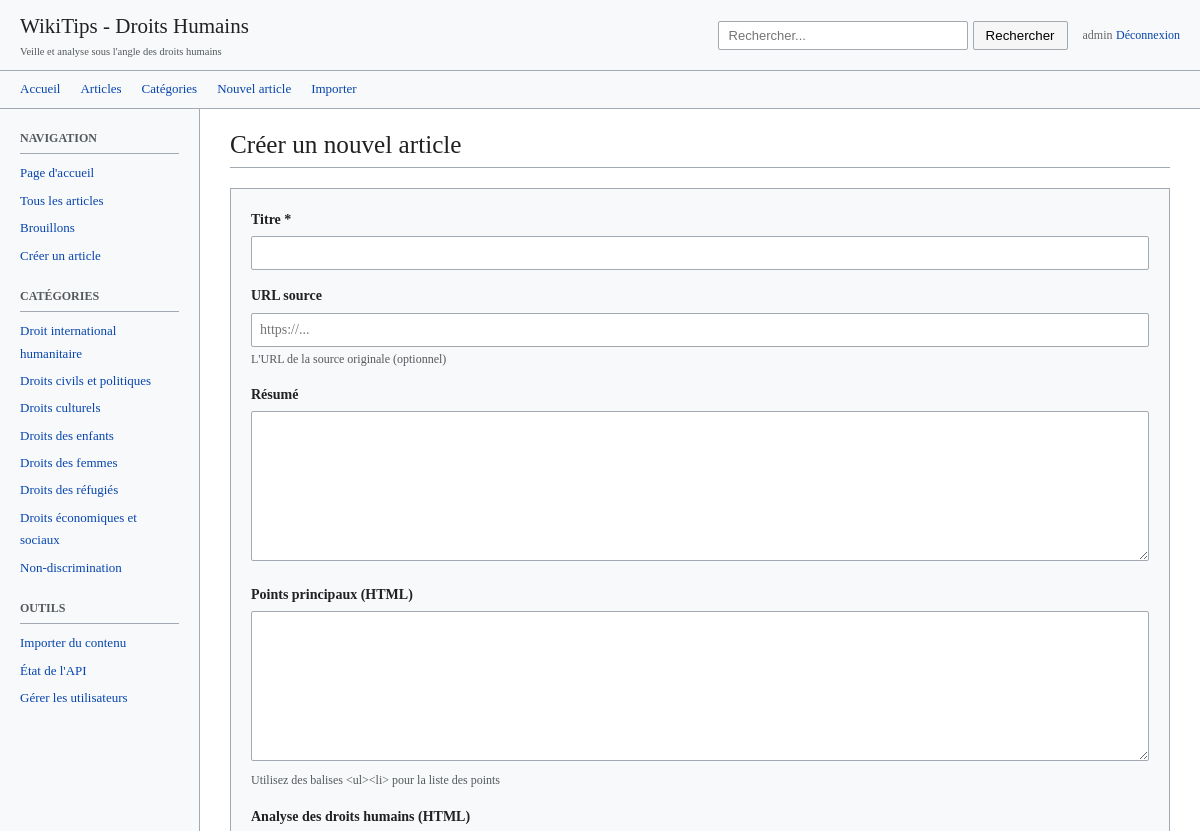
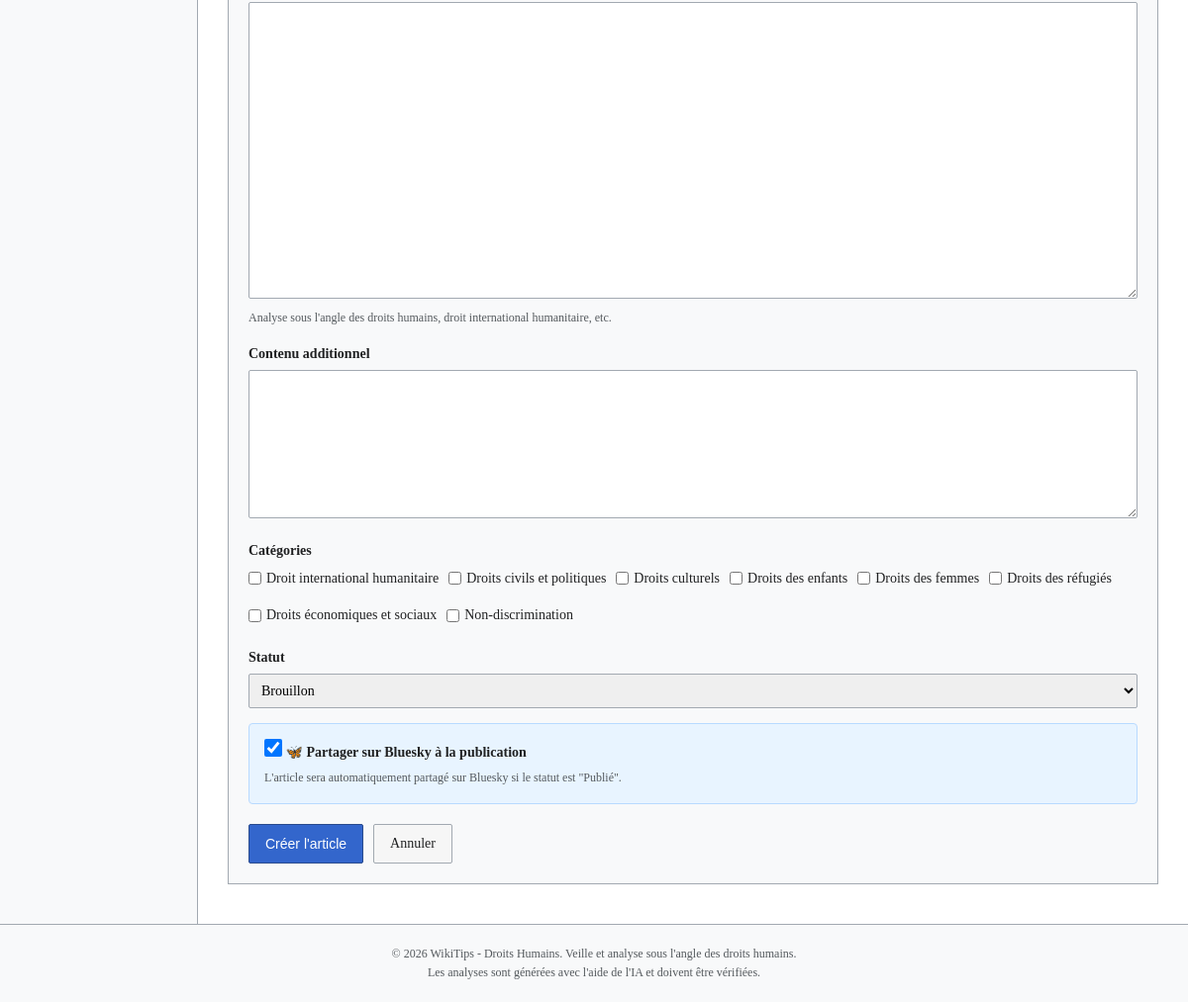
/new.php (signed in), run on the app's committed database (2 pictures, top to bottom).
### tables this page shows
CREATE TABLE users (
                id INTEGER PRIMARY KEY AUTOINCREMENT,
                username TEXT UNIQUE NOT NULL,
                email TEXT UNIQUE NOT NULL,
                password_hash TEXT NOT NULL,
                role TEXT DEFAULT 'editor',
                created_at DATETIME DEFAULT CURRENT_TIMESTAMP,
                last_login DATETIME
            );

CREATE TABLE categories (
                id INTEGER PRIMARY KEY AUTOINCREMENT,
                name TEXT UNIQUE NOT NULL,
                slug TEXT UNIQUE NOT NULL,
                description TEXT
            );

### config.php (called while the page is built, shortened)
<?php
function url(string $path = ''): string {
    $path = ltrim($path, '/');
    return BASE_PATH . '/' . $path;
}
spl_autoload_register(function ($class) {
    $file = __DIR__ . '/includes/' . $class . '.php';
});

### includes/Database.php (called while the page is built, shortened)
<?php
class Database {
    private static $instance = null;
    private $pdo;
    private function __construct() {
        $this->pdo = new PDO('sqlite:' . DB_PATH);
        $this->pdo->setAttribute(PDO::ATTR_ERRMODE, PDO::ERRMODE_EXCEPTION);
        $this->pdo->setAttribute(PDO::ATTR_DEFAULT_FETCH_MODE, PDO::FETCH_ASSOC);
    }
    public static function getInstance(): self {
        if (self::$instance === null) {
            self::$instance = new self();
        }
        return self::$instance;
    }
    public function getPdo(): PDO {
        return $this->pdo;
    }
    private function initTables(): void {
        $this->pdo->exec("
            CREATE TABLE IF NOT EXISTS articles (
                id INTEGER PRIMARY KEY AUTOINCREMENT,
                title TEXT NOT NULL,
                slug TEXT UNIQUE NOT NULL,
                source_url TEXT,
                source_content TEXT,
                summary TEXT,
                main_points TEXT,
                human_rights_analysis TEXT,
                content TEXT,
                status TEXT DEFAULT 'draft',
                created_at DATETIME DEFAULT CURRENT_TIMESTAMP,
                updated_at DATETIME DEFAULT CURRENT_TIMESTAMP
            )
        ");
        $this->pdo->exec("
            CREATE TABLE IF NOT EXISTS categories (
                id INTEGER PRIMARY KEY AUTOINCREMENT,
                name TEXT UNIQUE NOT NULL,
                slug TEXT UNIQUE NOT NULL,
                description TEXT
            )
        ");
        $this->pdo->exec("
            CREATE TABLE IF NOT EXISTS article_categories (
                article_id INTEGER,
                category_id INTEGER,
                PRIMARY KEY (article_id, category_id),
                FOREIGN KEY (article_id) REFERENCES articles(id) ON DELETE CASCADE,
                FOREIGN KEY (category_id) REFERENCES categories(id) ON DELETE CASCADE
            )
        ");
        $this->pdo->exec("
            CREATE TABLE IF NOT EXISTS users (
                id INTEGER PRIMARY KEY AUTOINCREMENT,
                username TEXT UNIQUE NOT NULL,
                email TEXT UNIQUE NOT NULL,
                password_hash TEXT NOT NULL,
                role TEXT DEFAULT 'editor',
                created_at DATETIME DEFAULT CURRENT_TIMESTAMP,
                last_login DATETIME
            )
        ");
        $this->pdo->exec("
            CREATE TABLE IF NOT EXISTS pages (
                id INTEGER PRIMARY KEY AUTOINCREMENT,
                slug TEXT UNIQUE NOT NULL,
                title TEXT NOT NULL,
                content TEXT,
                updated_at DATETIME DEFAULT CURRENT_TIMESTAMP
            )
        ");
    }
}

### includes/Category.php (called while the page is built, shortened)
<?php
class Category {
    private $db;
    public function __construct() {
        $this->db = Database::getInstance()->getPdo();
    }
    public function getAll(): array {
        $stmt = $this->db->query("SELECT * FROM categories ORDER BY name");
        return $stmt->fetchAll();
    }
}

### includes/BlueskyService.php (called while the page is built, shortened)
<?php
class BlueskyService
{
    private string $identifier;
    private string $password;
    public function __construct()
    {
        $this->identifier = defined('BLUESKY_IDENTIFIER') ? BLUESKY_IDENTIFIER : '';
        $this->password = defined('BLUESKY_APP_PASSWORD') ? BLUESKY_APP_PASSWORD : '';
    }
    public function isConfigured(): bool
    {
        return !empty($this->identifier) && !empty($this->password);
    }
}

### includes/Auth.php (called while the page is built, shortened)
<?php
class Auth {
    private $db;
    public function __construct() {
        $this->db = Database::getInstance()->getPdo();
    }
    public function isLoggedIn(): bool {
        return isset($_SESSION['user_id']);
    }
    public function getUser(): ?array {
        $stmt = $this->db->prepare("SELECT id, username, email, role, created_at, last_login FROM users WHERE id = ?");
        $stmt->execute([$_SESSION['user_id']]);
        return $stmt->fetch() ?: null;
    }
    public function isAdmin(): bool {
        return $this->isLoggedIn() && ($_SESSION['role'] ?? '') === 'admin';
    }
}

### new.php (the view, shortened to what this page needs)
<?php
require_once __DIR__ . '/config.php';
$categoryModel = new Category();
$categories = $categoryModel->getAll();
$bluesky = new BlueskyService();
$blueskyConfigured = $bluesky->isConfigured();
$blueskyAutoShare = defined('BLUESKY_AUTO_SHARE') && BLUESKY_AUTO_SHARE;
?>
<div class="article-header">
    <h1>Créer un nouvel article</h1>
</div>
<div class="editor-container">
    <form method="post" action="">
        <div class="form-group">
            <label for="title">Titre *</label>
            <input type="text" id="title" name="title" required value="<?= htmlspecialchars($_POST['title'] ?? '') ?>">
        </div>
        <div class="form-group">
            <label for="source_url">URL source</label>
            <input type="url" id="source_url" name="source_url" placeholder="https://..." value="<?= htmlspecialchars($_POST['source_url'] ?? '') ?>">
            <p class="help-text">L'URL de la source originale (optionnel)</p>
        </div>
        <div class="form-group">
            <label for="summary">Résumé</label>
            <textarea id="summary" name="summary" rows="4"><?= htmlspecialchars($_POST['summary'] ?? '') ?></textarea>
        </div>
        <div class="form-group">
            <label for="main_points">Points principaux (HTML)</label>
            <textarea id="main_points" name="main_points" rows="6"><?= htmlspecialchars($_POST['main_points'] ?? '') ?></textarea>
            <p class="help-text">Utilisez des balises &lt;ul&gt;&lt;li&gt; pour la liste des points</p>
        </div>
        <div class="form-group">
            <label for="human_rights_analysis">Analyse des droits humains (HTML)</label>
            <textarea id="human_rights_analysis" name="human_rights_analysis" class="large"><?= htmlspecialchars($_POST['human_rights_analysis'] ?? '') ?></textarea>
            <p class="help-text">Analyse sous l'angle des droits humains, droit international humanitaire, etc.</p>
        </div>
        <div class="form-group">
            <label for="content">Contenu additionnel</label>
            <textarea id="content" name="content" rows="6"><?= htmlspecialchars($_POST['content'] ?? '') ?></textarea>
        </div>
        <div class="form-group">
            <label>Catégories</label>
            <div class="checkbox-group">
                <?php foreach ($categories as $cat): ?>
                    <label>
                        <input type="checkbox" name="categories[]" value="<?= $cat['id'] ?>"
                            <?= in_array($cat['id'], $_POST['categories'] ?? []) ? 'checked' : '' ?>>
                        <?= htmlspecialchars($cat['name']) ?>
                    </label>
                <?php endforeach; ?>
            </div>
        </div>
        <div class="form-group">
            <label for="status">Statut</label>
            <select id="status" name="status">
                <option value="draft" <?= ($_POST['status'] ?? '') === 'draft' ? 'selected' : '' ?>>Brouillon</option>
            </select>
        </div>
        <?php if ($blueskyConfigured): ?>
        <div class="form-group bluesky-option">
            <label class="checkbox-label">
                <input type="checkbox" name="share_bluesky" value="1" <?= ($blueskyAutoShare || isset($_POST['share_bluesky'])) ? 'checked' : '' ?>>
                🦋 Partager sur Bluesky à la publication
            </label>
            <p class="help-text">L'article sera automatiquement partagé sur Bluesky si le statut est "Publié".</p>
        </div>
        <?php endif; ?>
        <div class="btn-group">
            <button type="submit" class="btn btn-primary">Créer l'article</button>
            <a href="<?= url() ?>" class="btn">Annuler</a>
        </div>
    </form>
</div>
<?php
$content = ob_get_clean();
require __DIR__ . '/templates/layout.php';

### templates/layout.php (shortened to what this page needs)
<!DOCTYPE html>
<html lang="fr">
<head>
    <link rel="stylesheet" href="<?= url('assets/css/style.css') ?>">
</head>
<body>
    <?php
    $auth = new Auth();
    $isLoggedIn = $auth->isLoggedIn();
    $currentUser = $isLoggedIn ? $auth->getUser() : null;
    ?>
    <header class="wiki-header">
        <div class="wiki-header-inner">
            <a href="<?= url() ?>" class="wiki-logo">
                <div>
                    <h1><?= SITE_NAME ?></h1>
                    <div class="subtitle"><?= SITE_DESCRIPTION ?></div>
                </div>
            </a>
            <div style="display: flex; align-items: center; gap: 15px;">
                <form class="wiki-search" action="<?= url('search.php') ?>" method="get">
                    <input type="text" name="q" placeholder="Rechercher..." value="<?= htmlspecialchars($_GET['q'] ?? '') ?>">
                    <button type="submit">Rechercher</button>
                </form>
                <div class="user-menu">
                    <?php if ($isLoggedIn): ?>
                        <a href="<?= url('profile.php') ?>" style="font-size: 12px; color: #666;"><?= htmlspecialchars($currentUser['username']) ?></a>
                        <a href="<?= url('logout.php') ?>" style="font-size: 12px;">Déconnexion</a>
                    <?php else: ?>
                        <a href="<?= url('login.php') ?>" style="font-size: 12px;">Connexion</a>
                    <?php endif; ?>
                </div>
            </div>
        </div>
    </header>
    <nav class="wiki-nav">
        <a href="<?= url() ?>">Accueil</a>
        <a href="<?= url('articles.php') ?>">Articles</a>
        <a href="<?= url('categories.php') ?>">Catégories</a>
        <?php if ($isLoggedIn): ?>
            <a href="<?= url('new.php') ?>">Nouvel article</a>
            <a href="<?= url('import.php') ?>">Importer</a>
        <?php endif; ?>
    </nav>
    <div class="wiki-container">
        <aside class="wiki-sidebar">
            <div class="sidebar-section">
                <h3>Navigation</h3>
                <ul>
                    <li><a href="<?= url() ?>">Page d'accueil</a></li>
                    <li><a href="<?= url('articles.php') ?>">Tous les articles</a></li>
                    <?php if ($isLoggedIn): ?>
                        <li><a href="<?= url('articles.php?status=draft') ?>">Brouillons</a></li>
                        <li><a href="<?= url('new.php') ?>">Créer un article</a></li>
                    <?php endif; ?>
                </ul>
            </div>
            <div class="sidebar-section">
                <h3>Catégories</h3>
                <ul>
                    <?php
                    $categoryModel = new Category();
                    $categories = $categoryModel->getAll();
                    foreach ($categories as $cat): ?>
                        <li><a href="<?= url('category.php?slug=' . htmlspecialchars($cat['slug'])) ?>"><?= htmlspecialchars($cat['name']) ?></a></li>
                    <?php endforeach; ?>
                </ul>
            </div>
            <?php if ($isLoggedIn): ?>
            <div class="sidebar-section">
                <h3>Outils</h3>
                <ul>
                    <li><a href="<?= url('import.php') ?>">Importer du contenu</a></li>
                    <li><a href="<?= url('api/index.php?action=health') ?>" target="_blank">État de l'API</a></li>
                    <?php if ($auth->isAdmin()): ?>
                        <li><a href="<?= url('users.php') ?>">Gérer les utilisateurs</a></li>
                    <?php endif; ?>
                </ul>
            </div>
            <?php endif; ?>
        </aside>
        <main class="wiki-content">
            <?= $content ?? '' ?>
        </main>
    </div>
    <footer class="wiki-footer">
        <p>&copy; <?= date('Y') ?> <?= SITE_NAME ?>. Veille et analyse sous l'angle des droits humains.</p>
        <p>Les analyses sont générées avec l'aide de l'IA et doivent être vérifiées.</p>
    </footer>
</body>
</html>

### data on the page
users: username "admin"
categories: name "Droit international humanitaire"
categories: name "Droits civils et politiques"
categories: name "Droits culturels"
categories: name "Droits des enfants"
categories: name "Droits des femmes"
categories: name "Droits des réfugiés"
categories: name "Droits économiques et sociaux"
categories: name "Non-discrimination"

### other printed values
SITE_NAME "WikiTips - Droits Humains"
SITE_DESCRIPTION "Veille et analyse sous l'angle des droits humains"
